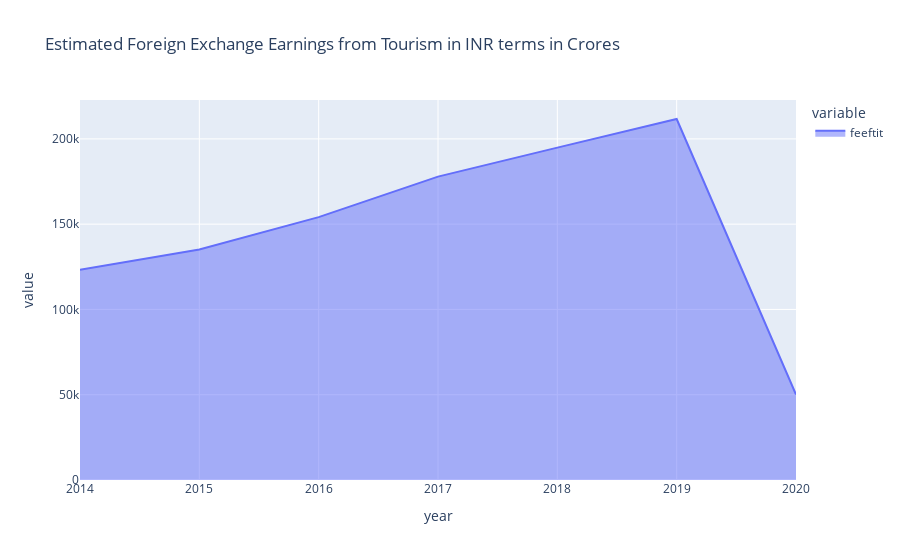

Notebook code cell kept with this figure:
### Code cell
px.area(df,df.index,['feeftit'],title='Estimated Foreign Exchange Earnings from Tourism in INR terms in Crores')

### Figure 1 — Plotly figure (JSON) as saved in the notebook; plotly's stock layout.template omitted (floating-point values rounded to 4 significant figures)
{"data": [{"fillpattern": {"shape": ""}, "hovertemplate": "variable=feeftit<br>year=%{x}<br>value=%{y}<extra></extra>", "legendgroup": "feeftit", "line": {"color": "#636efa"}, "marker": {"symbol": "circle"}, "mode": "lines", "name": "feeftit", "orientation": "v", "showlegend": true, "stackgroup": "1", "type": "scatter", "x": [2014, 2015, 2016, 2017, 2018, 2019, 2020], "xaxis": "x", "y": [123320, 135193, 154146, 177874, 194892, 211661, 50136], "yaxis": "y"}], "layout": {"legend": {"title": {"text": "variable"}, "tracegroupgap": 0}, "title": {"text": "Estimated Foreign Exchange Earnings from Tourism in INR terms in Crores"}, "xaxis": {"anchor": "y", "domain": [0, 1], "title": {"text": "year"}}, "yaxis": {"anchor": "x", "domain": [0, 1], "title": {"text": "value"}}}}
